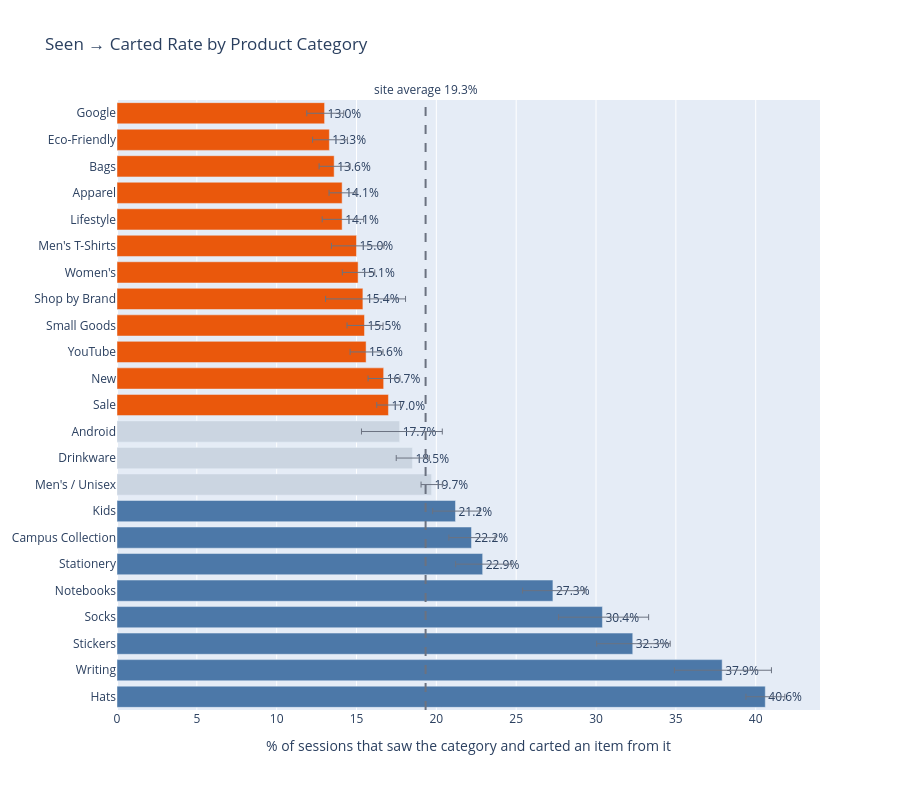

The notebook cell saved with this chart:
### Code cell
# ── Section 7d: Category ranking + chart ─────────────────────────────────────
MIN_CATEGORY_VIEWS = 500   # below this the rate is too noisy to rank

category_df = category_raw[
    (category_raw["item_category"] != "(not set)")
    & (category_raw["viewing_sessions"] >= MIN_CATEGORY_VIEWS)
].copy()
category_df["atc_pct"] = category_df["carting_sessions"] / category_df["viewing_sessions"] * 100

# Site average: pooled (volume-weighted) rate across ranked categories — internal, not an external benchmark.
# Shared with generate_dashboard.py (metrics.py, unit-tested in tests/).
from metrics import site_average, flag_categories
category_benchmark = site_average(category_df["carting_sessions"], category_df["viewing_sessions"])

# E6 — "below" only when the whole Wilson 95% interval is under the site average ("above"
# when wholly over it, else "neutral"); carts at stake count flagged categories only.
category_df = flag_categories(category_df, category_benchmark)
print(category_df["status"].value_counts().to_string())
category_df = category_df.sort_values("atc_pct").reset_index(drop=True)

print(f"Ranked categories: {len(category_df)}  |  site average seen → carted: {category_benchmark:.1f}%")
display(category_df.sort_values("carts_at_stake", ascending=False)
        .drop(columns=["source_labels"])
        .style.format({"atc_pct": "{:.1f}%", "viewing_sessions": "{:,}", "ci_lo": "{:.1f}%",
                       "ci_hi": "{:.1f}%", "carting_sessions": "{:,}", "carts_at_stake": "{:,}"}))

# Worst rate at the top; colour = significance flag (orange below, blue above, grey ≈ average).
fig_cat = go.Figure(go.Bar(
    y=category_df["item_category"], x=category_df["atc_pct"].round(1),
    orientation="h",
    text=[f"{v:.1f}%" for v in category_df["atc_pct"]], textposition="outside",
    marker_color=[{"below": "#ea580c", "above": "#4C78A8"}.get(st, "#cbd5e1") for st in category_df["status"]],
    error_x=dict(type="data", symmetric=False,
                 array=(category_df["ci_hi"] - category_df["atc_pct"]).tolist(),
                 arrayminus=(category_df["atc_pct"] - category_df["ci_lo"]).tolist(),
                 color="#6b7280", thickness=1, width=3),
))
fig_cat.add_vline(x=category_benchmark, line_dash="dash", line_color="#6b7280",
                  annotation_text=f"site average {category_benchmark:.1f}%", annotation_position="top")
fig_cat.update_layout(
    title="Seen → Carted Rate by Product Category",
    height=max(320, 30 * len(category_df) + 100),
    yaxis=dict(autorange="reversed"),
    xaxis_title="% of sessions that saw the category and carted an item from it",
    showlegend=False,
)
fig_cat.show()

# Price as a confounder: does a category's median listed price track its rate?
from scipy.stats import spearmanr
from stats_utils import format_p
_pr = category_df.dropna(subset=["median_price"])
category_price_rho, category_price_p = (float(x) for x in spearmanr(_pr["median_price"], _pr["atc_pct"]))
print(f"Spearman(median price, seen → carted) = {category_price_rho:+.2f} ({format_p(category_price_p)}), "
      f"n = {len(_pr)} — " + ("price does not explain the ranking on its own (not ruled out either)"
                             if category_price_p >= 0.05 else "price tracks the rate: part of each gap may be price"))

top_targets = (category_df.sort_values("carts_at_stake", ascending=False)
               .query("carts_at_stake > 0").head(3))
print("Start the merchandising audit with:",
      ", ".join(f"{r.item_category} ({r.carts_at_stake:,} carts at stake)" for r in top_targets.itertuples()))

### Figure 1 — Plotly figure (JSON) as saved in the notebook; plotly's stock layout.template omitted (floating-point values rounded to 4 significant figures)
{"data": [{"error_x": {"array": [1.203, 1.128, 1.0, 0.8628, 1.349, 1.718, 1.043, 2.67, 1.162, 1.059, 1.024, 0.7579, 2.672, 1.059, 0.6757, 1.509, 1.486, 1.788, 1.989, 2.894, 2.345, 3.086, 1.225], "arrayminus": [1.115, 1.052, 0.9422, 0.8206, 1.249, 1.569, 0.9869, 2.339, 1.095, 1.003, 0.9759, 0.732, 2.389, 1.014, 0.6587, 1.434, 1.418, 1.695, 1.902, 2.746, 2.259, 2.991, 1.214], "color": "#6b7280", "symmetric": false, "thickness": 1, "type": "data", "width": 3}, "marker": {"color": ["#ea580c", "#ea580c", "#ea580c", "#ea580c", "#ea580c", "#ea580c", "#ea580c", "#ea580c", "#ea580c", "#ea580c", "#ea580c", "#ea580c", "#cbd5e1", "#cbd5e1", "#cbd5e1", "#4C78A8", "#4C78A8", "#4C78A8", "#4C78A8", "#4C78A8", "#4C78A8", "#4C78A8", "#4C78A8"]}, "orientation": "h", "text": ["13.0%", "13.3%", "13.6%", "14.1%", "14.1%", "15.0%", "15.1%", "15.4%", "15.5%", "15.6%", "16.7%", "17.0%", "17.7%", "18.5%", "19.7%", "21.2%", "22.2%", "22.9%", "27.3%", "30.4%", "32.3%", "37.9%", "40.6%"], "textposition": "outside", "type": "bar", "x": [13.0, 13.3, 13.6, 14.1, 14.1, 15.0, 15.1, 15.4, 15.5, 15.6, 16.7, 17.0, 17.7, 18.5, 19.7, 21.2, 22.2, 22.9, 27.3, 30.4, 32.3, 37.9, 40.6], "y": ["Google", "Eco-Friendly", "Bags", "Apparel", "Lifestyle", "Men's T-Shirts", "Women's", "Shop by Brand", "Small Goods", "YouTube", "New", "Sale", "Android", "Drinkware", "Men's / Unisex", "Kids", "Campus Collection", "Stationery", "Notebooks", "Socks", "Stickers", "Writing", "Hats"]}], "layout": {"annotations": [{"showarrow": false, "text": "site average 19.3%", "x": 19.33, "xanchor": "center", "xref": "x", "y": 1, "yanchor": "bottom", "yref": "y domain"}], "height": 790, "shapes": [{"line": {"color": "#6b7280", "dash": "dash"}, "type": "line", "x0": 19.33, "x1": 19.33, "xref": "x", "y0": 0, "y1": 1, "yref": "y domain"}], "showlegend": false, "title": {"text": "Seen → Carted Rate by Product Category"}, "xaxis": {"title": {"text": "% of sessions that saw the category and carted an item from it"}}, "yaxis": {"autorange": "reversed"}}}
